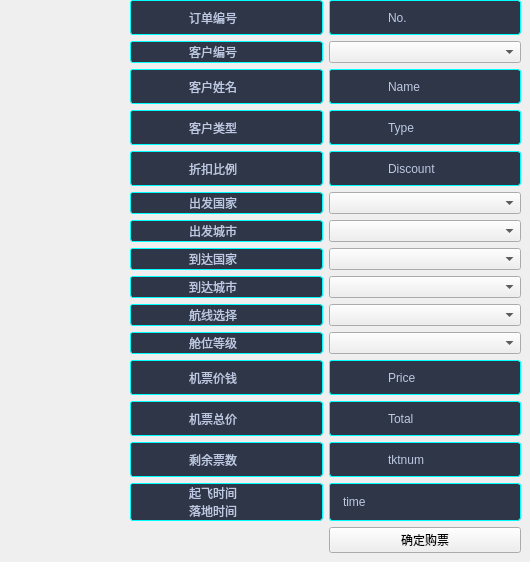
            <widget class="QWidget" name="booktickettab">
             <property name="styleSheet">
              <string notr="true">QLabel{
	font: 12pt &quot;华文楷体&quot;;
	color: #BDC8E2;
    font-style: normal;
    font-weight: normal;
 
    border-style: solid;
    border-width: 1px;
    border-color: aqua;
    border-radius: 3px;
 
    padding-left: 55px;
    padding-top: 0px;
 
    background-color: #2E3648;
}</string>
             </property>
             <attribute name="title">
              <string>Tab 2</string>
             </attribute>
             <widget class="QWidget" name="layoutWidget">
              <property name="geometry">
               <rect>
                <x>130</x>
                <y>0</y>
                <width>391</width>
                <height>553</height>
               </rect>
              </property>
              <layout class="QGridLayout" name="gridLayout">
               <item row="10" column="0">
                <widget class="QLabel" name="bktktshipabl">
                 <property name="text">
                  <string>舱位等级</string>
                 </property>
                </widget>
               </item>
               <item row="7" column="1">
                <widget class="QComboBox" name="bktktarrcot"/>
               </item>
               <item row="6" column="0">
                <widget class="QLabel" name="bktktdepcyabl">
                 <property name="text">
                  <string>出发城市</string>
                 </property>
                </widget>
               </item>
               <item row="8" column="0">
                <widget class="QLabel" name="bktktarrcyabl">
                 <property name="styleSheet">
                  <string notr="true"/>
                 </property>
                 <property name="text">
                  <string>到达城市</string>
                 </property>
                </widget>
               </item>
               <item row="8" column="1">
                <widget class="QComboBox" name="bktktarrcy"/>
               </item>
               <item row="9" column="0">
                <widget class="QLabel" name="bktktlineabl">
                 <property name="text">
                  <string>航线选择</string>
                 </property>
                </widget>
               </item>
               <item row="0" column="0">
                <widget class="QLabel" name="bktktnoabl">
                 <property name="text">
                  <string>订单编号</string>
                 </property>
                </widget>
               </item>
               <item row="3" column="1">
                <widget class="QLabel" name="bktktctmtyp">
                 <property name="text">
                  <string>Type</string>
                 </property>
                </widget>
               </item>
               <item row="4" column="0">
                <widget class="QLabel" name="bktktdiscotabl">
                 <property name="text">
                  <string>折扣比例</string>
                 </property>
                </widget>
               </item>
               <item row="5" column="1">
                <widget class="QComboBox" name="bktktdepcot"/>
               </item>
               <item row="12" column="1">
                <widget class="QLabel" name="bktkttotal">
                 <property name="text">
                  <string>Total</string>
                 </property>
                </widget>
               </item>
               <item row="1" column="1">
                <widget class="QComboBox" name="bktktctmno"/>
               </item>
               <item row="1" column="0">
                <widget class="QLabel" name="bktktctmnoabl">
                 <property name="text">
                  <string>客户编号</string>
                 </property>
                </widget>
               </item>
               <item row="12" column="0">
                <widget class="QLabel" name="bktkttotalabl">
                 <property name="text">
                  <string>机票总价</string>
                 </property>
                </widget>
               </item>
               <item row="5" column="0">
                <widget class="QLabel" name="bktktdepcotabl">
                 <property name="text">
                  <string>出发国家</string>
                 </property>
                </widget>
               </item>
               <item row="0" column="1">
                <widget class="QLabel" name="bktktno">
                 <property name="text">
                  <string>No.</string>
                 </property>
                </widget>
               </item>
               <item row="2" column="1">
                <widget class="QLabel" name="bktktctmname">
                 <property name="text">
                  <string>Name</string>
                 </property>
                </widget>
               </item>
               <item row="14" column="1">
                <widget class="QLabel" name="bktktnum">
                 <property name="text">
                  <string>tktnum</string>
                 </property>
                </widget>
               </item>
               <item row="14" column="0">
                <widget class="QLabel" name="bktktrest">
                 <property name="text">
                  <string>剩余票数</string>
                 </property>
                </widget>
               </item>
               <item row="7" column="0">
                <widget class="QLabel" name="bktktarrcotabl">
                 <property name="text">
                  <string>到达国家</string>
                 </property>
                </widget>
               </item>
               <item row="6" column="1">
                <widget class="QComboBox" name="bktktdepcy"/>
               </item>
               <item row="4" column="1">
                <widget class="QLabel" name="bktktdiscot">
                 <property name="text">
                  <string>Discount</string>
                 </property>
                </widget>
               </item>
               <item row="9" column="1">
                <widget class="QComboBox" name="bktktline"/>
               </item>
               <item row="3" column="0">
                <widget class="QLabel" name="bktktctmtypabl">
                 <property name="text">
                  <string>客户类型</string>
                 </property>
                </widget>
               </item>
               <item row="11" column="0">
                <widget class="QLabel" name="bktktpriceabl">
                 <property name="text">
                  <string>机票价钱</string>
                 </property>
                </widget>
               </item>
               <item row="10" column="1">
                <widget class="QComboBox" name="bktktship"/>
               </item>
               <item row="11" column="1">
                <widget class="QLabel" name="bktktprice">
                 <property name="text">
                  <string>Price</string>
                 </property>
                </widget>
               </item>
               <item row="16" column="1">
                <widget class="QPushButton" name="bktktokbtn">
                 <property name="text">
                  <string>确定购票</string>
                 </property>
                </widget>
               </item>
               <item row="2" column="0">
                <widget class="QLabel" name="bktktctmnameabl">
                 <property name="text">
                  <string>客户姓名</string>
                 </property>
                </widget>
               </item>
               <item row="15" column="0">
                <widget class="QLabel" name="bkttimeLabel">
                 <property name="text">
                  <string>起飞时间
落地时间</string>
                 </property>
                </widget>
               </item>
               <item row="15" column="1">
                <widget class="QLabel" name="bkttime">
                 <property name="styleSheet">
                  <string notr="true">QLabel{
padding-left:10px;
}</string>
                 </property>
                 <property name="text">
                  <string>time</string>
                 </property>
                </widget>
               </item>
              </layout>
             </widget>
            </widget>
